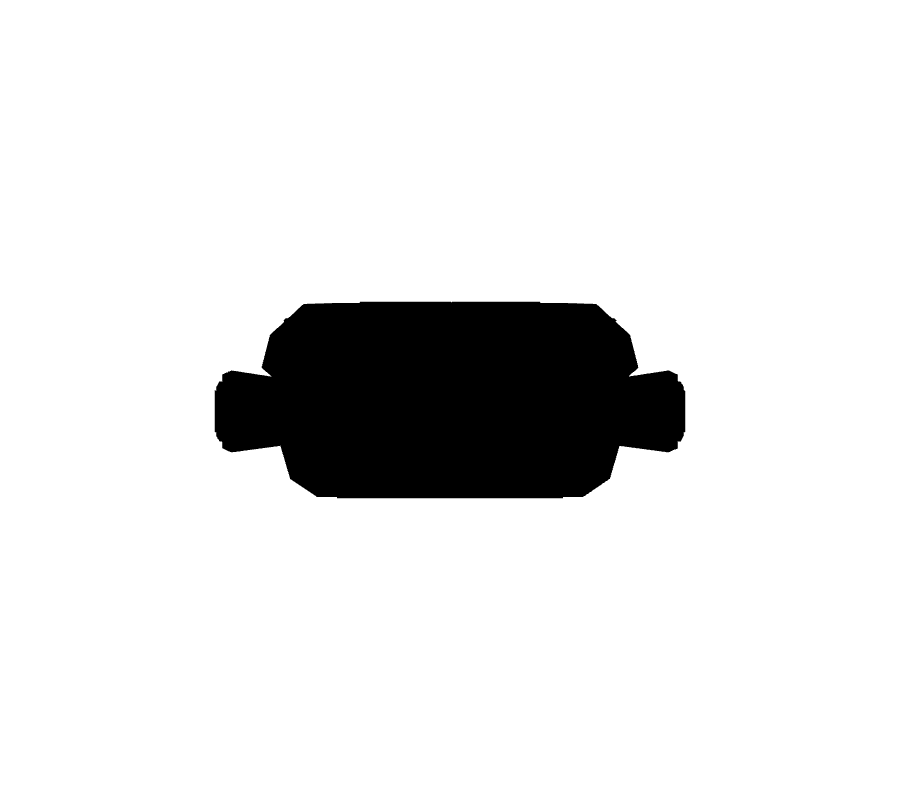
#> input picture blender/towers/copilot_linter/v01/validation/front-silhouette.png, 900 x 800 px, given in place of idle-000.png, which was not available
$ python compose_animation_review.py
#> lines starting #> are read from the running program, lines starting #| are printed output that depends on the picture; pictures that were not available may be replaced by others from this repository, and a replacement may not be noted
"""Compose actual Inspector captures for visual timing and endpoint review."""
from pathlib import Path
from PIL import Image, ImageDraw, ImageFont

HERE=Path(__file__).resolve().parent
FRAMES=HERE/'animation'
font_path='C:/Windows/Fonts/segoeui.ttf'
font=ImageFont.truetype(font_path,19)
small=ImageFont.truetype(font_path,15)
names=['idle','work','move','place','hit','resolve']
def image(file,width):
    im=Image.open(FRAMES/file).convert('RGB')
    # Canvas screenshots only: crop a uniform central region to enlarge the asset.
    w,h=im.size
    im=im.crop((w*.10,h*.08,w*.90,h*.92))
    im.thumbnail((width,300),Image.Resampling.LANCZOS)
    return im

cell_w,cell_h=360,320
board=Image.new('RGB',(cell_w*4,cell_h*6),(21,35,45));draw=ImageDraw.Draw(board)
#> after `board = Image.new('RGB', (cell_w * 4, cell_h * 6), (21, 35, 45))`:
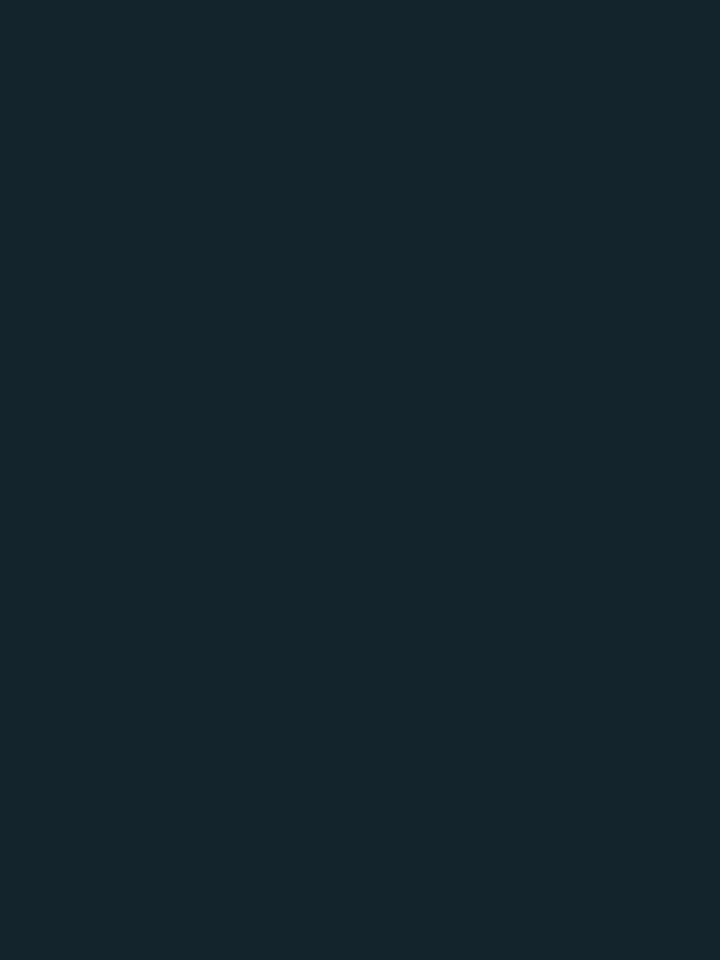
#> board: PIL image 1440x1920 RGB (shown at 1/2 size); mean R, G, B 21, 35, 45
for row,name in enumerate(names):
    for column,percent in enumerate([0,25,50,100]):
        im=image(f'{name}-{percent:03}.png',cell_w)
#> in image, im is the input picture: PIL image 900x800 RGB; min 0, max 255, mean 228.3
#> in image, `im=im.crop((w*.10,h*.08,w*.90,h*.92))`:
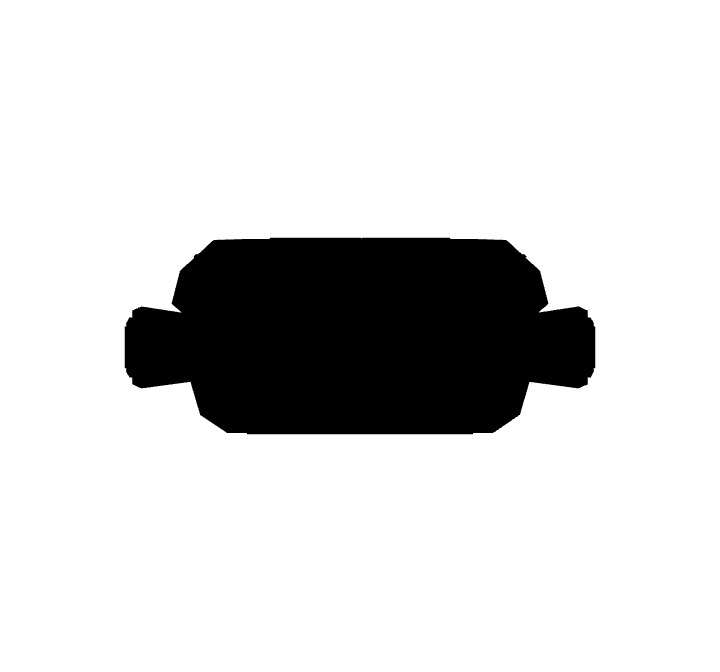
#> im: PIL image 720x672 RGB; min 0, max 255, mean 215.2
        x=column*cell_w+(cell_w-im.width)//2;y=row*cell_h+34
#> after `x = column * cell_w + (cell_w - im.width) // 2`: x = 19
        board.paste(im,(x,y));draw.text((column*cell_w+14,row*cell_h+8),f'{name.title()} · {percent}%',font=font,fill='#D9E8F1')
#> after `board.paste(im, (x, y))`:
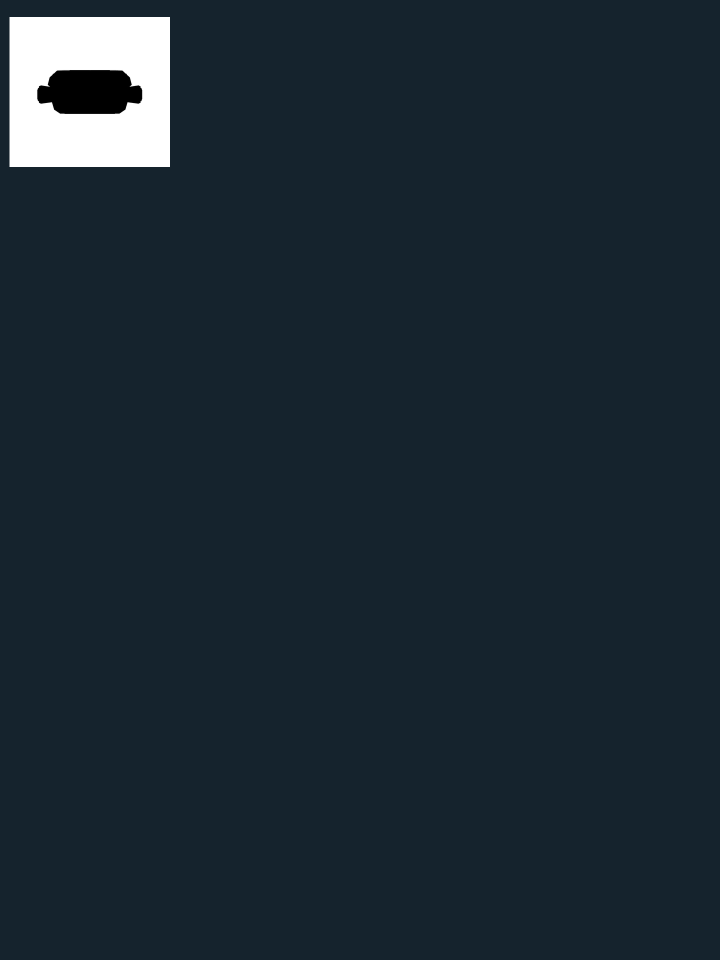
#> board: PIL image 1440x1920 RGB (shown at 1/2 size); mean R, G, B 27.8, 41.3, 50.9
#> (the run stopped early here; a loop or call above may not have finished)
